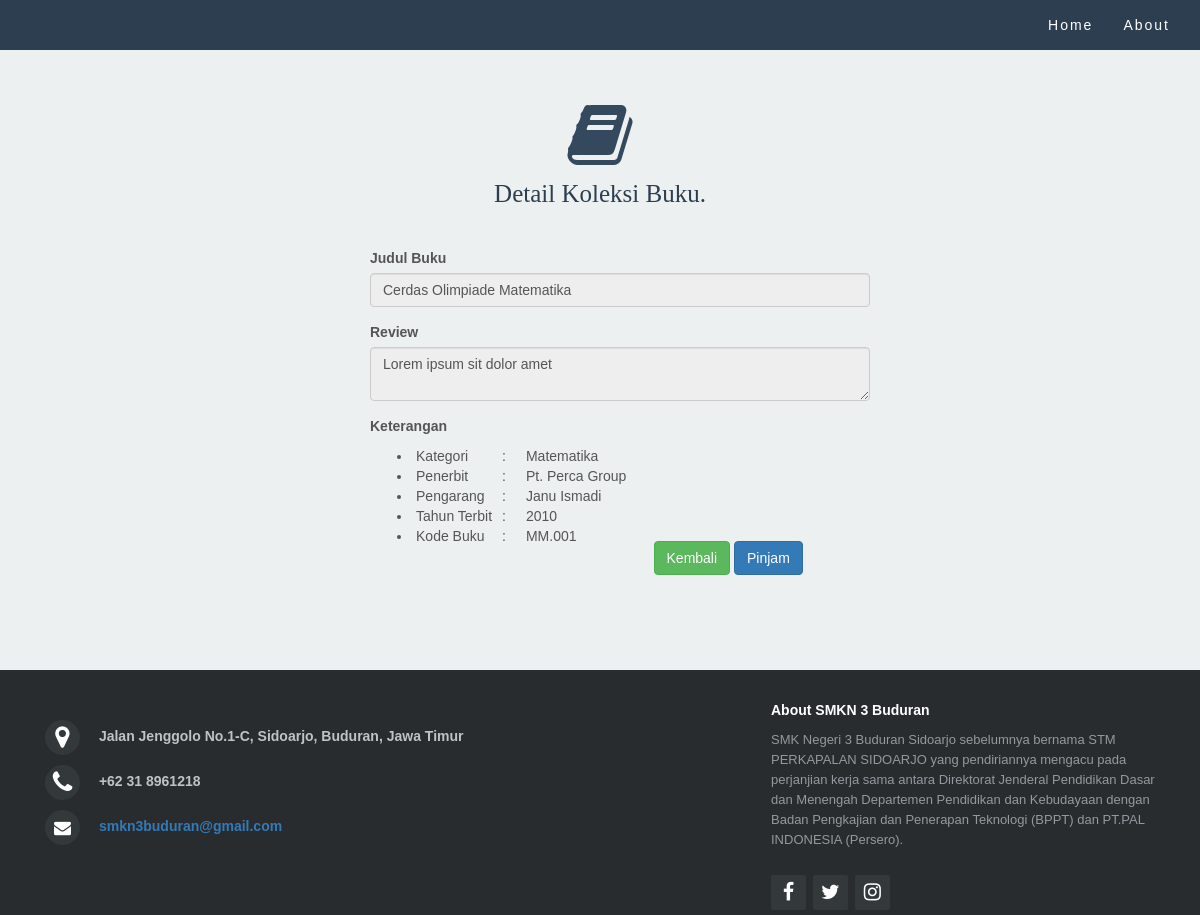
The page /landing/php/detailpust.php?NO=32 on the database its author committed.
### tables this page shows
CREATE TABLE `data_buku` (
  `NO` int(5) NOT NULL,
  `JUDUL` varchar(60) NOT NULL,
  `SINOPSIS` text NOT NULL,
  `PENGARANG` varchar(40) NOT NULL,
  `PENERBIT` varchar(40) NOT NULL,
  `TAHUN` int(4) NOT NULL,
  `KATEGORI` char(12) NOT NULL,
  `CODE` varchar(10) NOT NULL,
  `STATUS` char(9) NOT NULL
);

### landing/php/detailpust.php (the view, shortened to what this page needs)
<!DOCTYPE html>
<html lang="en">
  <head>
    <link href="../framework/bootstrap/css/bootstrap.min.css" rel="stylesheet">
    <link rel="stylesheet" type="text/css" href="../css/default.css">
    <link rel="stylesheet" type="text/css" href="../fontawesome/css/font-awesome.min.css">
  </head>
  <body>
     <nav class="navbar navbar-default navbar-fixed-top">
       <div class="container">
        <div class="collapse navbar-collapse" id="myNavbar">
          <ul class="nav navbar-nav navbar-right">
          <li><a href="../index.html">Home</a></li>
          <li><a href="../about.html">About</a></li>
          </ul>
        </div>
       </div>
     </nav>
      <div class="container-fluid content text-center">
        <div class="row">
          <a href="#" class="set-glyph"><span class="fa fa-book fa-5x" style="margin-top:20px;"></span></a>
            <h4 class="">Detail Koleksi Buku.</h4><br>
          </div>
          <?php
            include "login.php";
            $NO = $_GET ['NO'];
            $view = "SELECT * FROM `data_buku` WHERE `NO` = $NO ";
            $viewquery = mysqli_query ($login, $view);
            $jadi = mysqli_fetch_array ($viewquery);
          ?>
            <div class="content-menu">
                <div class="col-lg-3"></div>
                <div class="col-lg-6" style="margin-top:-20px;">
                   <div class="form-group">
                      <label class="pull-left">Judul Buku</label>
                      <input type="text" readonly class="form-control half-width" value="<?php echo $jadi['JUDUL']; ?>" name="JUDUL" placeholder="Judul Buku" maxlength="60" required>
                   </div>
                   <div class="form-group">
                     <label class="pull-left">Review</label>
                      <textarea readonly class="form-control half-width" name="KATEGORI" placeholder="Sinopsis Buku" maxlength="60" required><?php echo $jadi['SINOPSIS']; ?></textarea>
                   </div>
                   <div class="form-group">
                    <label class="pull-left">Keterangan</label> <br>
                    <table class="pull-left" style="text-align: left; margin-left: -50px; margin-top: 10px;">
                      <tr>
                        <td><li>Kategori</li></td>
                        <td style="padding-left: 10px;">:</td>
                        <td><?php echo $jadi['KATEGORI']; ?></td>
                      </tr>
                      <tr>
                        <td><li>Penerbit</li></td>
                        <td style="padding-left: 10px;">:</td>
                        <td><?php echo $jadi['PENERBIT']; ?></td>
                      </tr>
                      <tr>
                        <td><li>Pengarang</li></td>
                        <td style="padding-left: 10px;">:</td>
                        <td><?php echo $jadi['PENGARANG']; ?></td>
                      </tr>
                      <tr>
                        <td><li>Tahun Terbit</li></td>
                        <td style="padding-right: 20px; padding-left: 10px;">:</td>
                        <td> <?php echo $jadi['TAHUN']; ?></td>
                      </tr>
                      <tr>
                        <td><li>Kode Buku</li></td>
                        <td style="padding-right: 20px; padding-left: 10px;">:</td>
                        <td> <?php echo $jadi['CODE']; ?></td>
                      </tr>
                    </table>
                   </div>
                    <div class="form-group">
                    <a href="../kobuk.php"><button type="link" class="btn btn-success" style="margin-top: 90px;">Kembali</button></a>
                    <a href="new-trans.php?NO=<?php echo $jadi['NO']; ?>"><button type="submit" class="btn btn-primary" style="margin-top: 90px;">Pinjam</button></a>
                    </div>
                </div>
                <div class="col-lg-3"></div>
            </div class="#div'e-content">
        </div>
  </body class="body-ndukur dewe">
      <footer class="footer-distributed footer hidden-xs hidden-sm hidden-md" style="font-family: 'Raleway', sans-serif;">
      <div class="footer-left">
        <div>
          <i class="fa fa-map-marker"></i>
          <span>Jalan Jenggolo No.1-C, Sidoarjo, Buduran, Jawa Timur</span>
        </div>
        <div>
          <i class="fa fa-phone"></i>
          <span>+62 31 8961218</span>
        </div>
        <div>
          <i class="fa fa-envelope"></i>
          <span><a href="mailto:smkn3buduran@gmail.com">smkn3buduran@gmail.com</a></span>
        </div>
      </div>
      <div class="footer-right pull-right">
        <p class="footer-school-about">
          <span>About SMKN 3 Buduran</span>
          SMK Negeri 3 Buduran Sidoarjo sebelumnya bernama STM PERKAPALAN SIDOARJO yang pendiriannya mengacu pada perjanjian kerja sama antara Direktorat Jenderal Pendidikan Dasar dan Menengah Departemen Pendidikan dan Kebudayaan dengan Badan Pengkajian dan Penerapan Teknologi (BPPT) dan PT.PAL INDONESIA (Persero).
        </p>
        <div class="footer-icons">
          <a href="https://www.facebook.com/pages/SMKN-3-BUDURAN/117767401585018"><i class="fa fa-facebook"></i></a>
          <a href="https://twitter.com/infostemapal"><i class="fa fa-twitter"></i></a>
          <a href="https://www.instagram.com/instaperkapalan/"><i class="fa fa-instagram"></i></a>
        </div>
      </div>
    </footer>
  </body>
</html>

### landing/css/default.css (style rules this page uses)
html, body, footer { font-family: 'Raleway', sans-serif; }
.container-fluid { padding-top: 120px; padding-bottom: 100px; height: 660px; }
.container-fluid h4 { font-family: 'KG3'; font-size: 25px; color: #2C3E50; }
.container-fluid .content-menu .half-width { width: 500px; }
.content { padding:80px; background-color: #ecf0f1; color: #555555; height: auto; }
.footer { height: 245px; background-color: #292C2F; color: #bdc3c7; position: relative; clear:both; }
.row .set-glyph { color: #34495e; }
.navbar { position: fixed; width:100%; border: 0px; border-radius: 0; margin-bottom: 0px; font-size: 14px; letter-spacing: 2px; background-color: #2c3e50; }
.navbar .container #myNavbar .navbar-nav li a { color: #ffffff; }
.content-menu { position: relative; padding: 30px; }
.footer-distributed { background-color: #292C2F; box-shadow: 0 1px 1px 0 rgba(0, 0, 0, 0.12); box-sizing: border-box; width: 100%; text-align: left; font: bold 14px sans-serif; padding: 30px 30px; }
.footer-distributed .footer-left, .footer-distributed .footer-right { display: inline-block; vertical-align: bottom; }
.footer-distributed .footer-left { width: 40%; padding-top: 15px; }
.footer-distributed .footer-left { width: 40%; }
.footer-distributed .footer-left i { background-color: #33383b; color: #ffffff; font-size: 25px; width: 35px; height: 35px; border-radius: 50%; text-align: center; line-height: 35px; margin: 5px 15px; vertical-align: middle; }
.footer-distributed .footer-left i.fa-envelope { font-size: 17px; line-height: 35px; }
.footer-distributed .footer-right { width: 35%; }
.footer-distributed .footer-school-about { line-height: 20px; color: #92999f; font-size: 13px; font-weight: normal; }
.footer-distributed .footer-school-about span { display: block; color: #ffffff; font-size: 14px; font-weight: bold; margin-bottom: 10px; }
.footer-distributed .footer-icons { margin-top: 25px; }
.footer-distributed .footer-icons a { display: inline-block; width: 35px; height: 35px; cursor: pointer; background-color: #33383b; border-radius: 2px; font-size: 20px; color: #ffffff; text-align: center; line-height: 35px; margin-right: 3px; margin-bottom: 5px; }

### rows shown on the page
data_buku: JUDUL "Cerdas Olimpiade Matematika", KATEGORI "Lorem ipsum sit dolor amet", KATEGORI "Matematika", PENERBIT "Pt. Perca Group", PENGARANG "Janu Ismadi", TAHUN "2010", CODE "MM.001"
